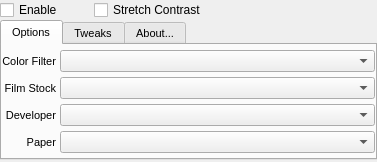
<?xml version="1.0" encoding="UTF-8"?>
<ui version="4.0">
 <class>GelatinForm_bis</class>
 <widget class="SettingsWidget" name="GelatinForm_bis">
  <property name="geometry">
   <rect>
    <x>0</x>
    <y>0</y>
    <width>377</width>
    <height>162</height>
   </rect>
  </property>
  <property name="sizePolicy">
   <sizepolicy hsizetype="Preferred" vsizetype="Preferred">
    <horstretch>0</horstretch>
    <verstretch>0</verstretch>
   </sizepolicy>
  </property>
  <property name="windowTitle">
   <string notr="true">Gelatin</string>
  </property>
  <property name="BIBBLE_PLUGIN_NAME" stdset="0">
   <string notr="true">Gelatin</string>
  </property>
  <property name="BIBBLE_PLUGIN_GROUP" stdset="0">
   <string notr="true">Gelatin</string>
  </property>
  <layout class="QVBoxLayout" name="verticalLayout">
   <property name="spacing">
    <number>0</number>
   </property>
   <property name="margin">
    <number>0</number>
   </property>
   <item>
    <layout class="QGridLayout" name="gridLayout_4">
     <property name="horizontalSpacing">
      <number>4</number>
     </property>
     <property name="verticalSpacing">
      <number>0</number>
     </property>
     <item row="0" column="0">
      <widget class="QCheckBox" name="GelatinOn_checkbox">
       <property name="sizePolicy">
        <sizepolicy hsizetype="MinimumExpanding" vsizetype="Fixed">
         <horstretch>0</horstretch>
         <verstretch>0</verstretch>
        </sizepolicy>
       </property>
       <property name="minimumSize">
        <size>
         <width>90</width>
         <height>18</height>
        </size>
       </property>
       <property name="maximumSize">
        <size>
         <width>90</width>
         <height>18</height>
        </size>
       </property>
       <property name="toolTip">
        <string>Enable Gelatin Plugin</string>
       </property>
       <property name="styleSheet">
        <string notr="true"/>
       </property>
       <property name="text">
        <string>Enable</string>
       </property>
      </widget>
     </item>
     <item row="0" column="1">
      <widget class="QCheckBox" name="GelatinStretchContrast_checkbox">
       <property name="sizePolicy">
        <sizepolicy hsizetype="MinimumExpanding" vsizetype="Fixed">
         <horstretch>0</horstretch>
         <verstretch>0</verstretch>
        </sizepolicy>
       </property>
       <property name="text">
        <string>Stretch Contrast</string>
       </property>
      </widget>
     </item>
    </layout>
   </item>
   <item>
    <widget class="QTabWidget" name="tabWidget">
     <property name="sizePolicy">
      <sizepolicy hsizetype="Preferred" vsizetype="Preferred">
       <horstretch>0</horstretch>
       <verstretch>0</verstretch>
      </sizepolicy>
     </property>
     <property name="minimumSize">
      <size>
       <width>0</width>
       <height>0</height>
      </size>
     </property>
     <property name="maximumSize">
      <size>
       <width>16777215</width>
       <height>140</height>
      </size>
     </property>
     <property name="font">
      <font>
       <pointsize>8</pointsize>
      </font>
     </property>
     <property name="tabShape">
      <enum>QTabWidget::Rounded</enum>
     </property>
     <property name="currentIndex">
      <number>0</number>
     </property>
     <property name="elideMode">
      <enum>Qt::ElideNone</enum>
     </property>
     <property name="usesScrollButtons">
      <bool>true</bool>
     </property>
     <property name="documentMode">
      <bool>false</bool>
     </property>
     <property name="tabsClosable">
      <bool>false</bool>
     </property>
     <widget class="QWidget" name="GelatinTab">
      <attribute name="title">
       <string extracomment="Tab Title, keep the order please">Options</string>
      </attribute>
      <layout class="QGridLayout" name="gridLayout_6">
       <property name="horizontalSpacing">
        <number>4</number>
       </property>
       <property name="verticalSpacing">
        <number>0</number>
       </property>
       <property name="margin">
        <number>0</number>
       </property>
       <item row="1" column="0">
        <widget class="QLabel" name="GelatinFilmStock_lbl">
         <property name="sizePolicy">
          <sizepolicy hsizetype="Minimum" vsizetype="Minimum">
           <horstretch>0</horstretch>
           <verstretch>0</verstretch>
          </sizepolicy>
         </property>
         <property name="text">
          <string>Film Stock</string>
         </property>
         <property name="alignment">
          <set>Qt::AlignRight|Qt::AlignTrailing|Qt::AlignVCenter</set>
         </property>
        </widget>
       </item>
       <item row="0" column="0">
        <widget class="QLabel" name="GelatinColorFilter_lbl">
         <property name="sizePolicy">
          <sizepolicy hsizetype="Minimum" vsizetype="Minimum">
           <horstretch>0</horstretch>
           <verstretch>0</verstretch>
          </sizepolicy>
         </property>
         <property name="text">
          <string>Color Filter</string>
         </property>
         <property name="alignment">
          <set>Qt::AlignRight|Qt::AlignTrailing|Qt::AlignVCenter</set>
         </property>
        </widget>
       </item>
       <item row="2" column="0">
        <widget class="QLabel" name="GelatinDeveloper_lbl">
         <property name="sizePolicy">
          <sizepolicy hsizetype="Minimum" vsizetype="Minimum">
           <horstretch>0</horstretch>
           <verstretch>0</verstretch>
          </sizepolicy>
         </property>
         <property name="text">
          <string>Developer</string>
         </property>
         <property name="alignment">
          <set>Qt::AlignRight|Qt::AlignTrailing|Qt::AlignVCenter</set>
         </property>
        </widget>
       </item>
       <item row="3" column="0">
        <widget class="QLabel" name="GelatinPaper_lbl">
         <property name="sizePolicy">
          <sizepolicy hsizetype="Minimum" vsizetype="Minimum">
           <horstretch>0</horstretch>
           <verstretch>0</verstretch>
          </sizepolicy>
         </property>
         <property name="text">
          <string>Paper</string>
         </property>
         <property name="alignment">
          <set>Qt::AlignRight|Qt::AlignTrailing|Qt::AlignVCenter</set>
         </property>
        </widget>
       </item>
       <item row="3" column="1">
        <widget class="QComboBox" name="GelatinPaper_combo">
         <property name="sizePolicy">
          <sizepolicy hsizetype="MinimumExpanding" vsizetype="Fixed">
           <horstretch>0</horstretch>
           <verstretch>0</verstretch>
          </sizepolicy>
         </property>
        </widget>
       </item>
       <item row="2" column="1">
        <widget class="QComboBox" name="GelatinDeveloper_combo">
         <property name="sizePolicy">
          <sizepolicy hsizetype="MinimumExpanding" vsizetype="Fixed">
           <horstretch>0</horstretch>
           <verstretch>0</verstretch>
          </sizepolicy>
         </property>
        </widget>
       </item>
       <item row="1" column="1">
        <widget class="QComboBox" name="GelatinFilmStock_combo">
         <property name="sizePolicy">
          <sizepolicy hsizetype="MinimumExpanding" vsizetype="Fixed">
           <horstretch>0</horstretch>
           <verstretch>0</verstretch>
          </sizepolicy>
         </property>
         <property name="maxVisibleItems">
          <number>20</number>
         </property>
        </widget>
       </item>
       <item row="0" column="1">
        <widget class="QComboBox" name="GelatinColorFilter_combo">
         <property name="sizePolicy">
          <sizepolicy hsizetype="MinimumExpanding" vsizetype="Fixed">
           <horstretch>0</horstretch>
           <verstretch>0</verstretch>
          </sizepolicy>
         </property>
        </widget>
       </item>
      </layout>
     </widget>
     <widget class="QWidget" name="TweaksTab">
      <attribute name="title">
       <string>Tweaks</string>
      </attribute>
      <layout class="QVBoxLayout" name="verticalLayout_2">
       <property name="spacing">
        <number>0</number>
       </property>
       <property name="margin">
        <number>0</number>
       </property>
       <item>
        <widget class="QLabel" name="label_2">
         <property name="text">
          <string>Exposure Control:</string>
         </property>
        </widget>
       </item>
       <item>
        <layout class="QGridLayout" name="gridLayout">
         <property name="horizontalSpacing">
          <number>4</number>
         </property>
         <property name="verticalSpacing">
          <number>0</number>
         </property>
         <item row="0" column="1">
          <widget class="QSlider" name="GelatinEXPFilm_slider">
           <property name="sizePolicy">
            <sizepolicy hsizetype="Preferred" vsizetype="Preferred">
             <horstretch>1</horstretch>
             <verstretch>0</verstretch>
            </sizepolicy>
           </property>
           <property name="minimumSize">
            <size>
             <width>0</width>
             <height>0</height>
            </size>
           </property>
           <property name="maximumSize">
            <size>
             <width>32767</width>
             <height>24</height>
            </size>
           </property>
           <property name="focusPolicy">
            <enum>Qt::StrongFocus</enum>
           </property>
           <property name="minimum">
            <number>-200</number>
           </property>
           <property name="maximum">
            <number>200</number>
           </property>
           <property name="orientation">
            <enum>Qt::Horizontal</enum>
           </property>
           <property name="invertedAppearance">
            <bool>false</bool>
           </property>
           <property name="invertedControls">
            <bool>false</bool>
           </property>
           <property name="tickPosition">
            <enum>QSlider::NoTicks</enum>
           </property>
           <property name="tickInterval">
            <number>10</number>
           </property>
          </widget>
         </item>
         <item row="0" column="2">
          <widget class="QDoubleSpinBox" name="GelatinEXPFilm_edit">
           <property name="sizePolicy">
            <sizepolicy hsizetype="Preferred" vsizetype="Preferred">
             <horstretch>1</horstretch>
             <verstretch>0</verstretch>
            </sizepolicy>
           </property>
           <property name="minimumSize">
            <size>
             <width>48</width>
             <height>20</height>
            </size>
           </property>
           <property name="maximumSize">
            <size>
             <width>48</width>
             <height>20</height>
            </size>
           </property>
           <property name="cursor">
            <cursorShape>IBeamCursor</cursorShape>
           </property>
           <property name="focusPolicy">
            <enum>Qt::StrongFocus</enum>
           </property>
           <property name="acceptDrops">
            <bool>true</bool>
           </property>
           <property name="alignment">
            <set>Qt::AlignRight|Qt::AlignTrailing|Qt::AlignVCenter</set>
           </property>
           <property name="buttonSymbols">
            <enum>QAbstractSpinBox::NoButtons</enum>
           </property>
           <property name="minimum">
            <double>-2.000000000000000</double>
           </property>
           <property name="maximum">
            <double>2.000000000000000</double>
           </property>
           <property name="singleStep">
            <double>0.100000000000000</double>
           </property>
          </widget>
         </item>
         <item row="1" column="0">
          <widget class="QLabel" name="GelatinEXPPaper_label">
           <property name="text">
            <string>Paper</string>
           </property>
           <property name="alignment">
            <set>Qt::AlignRight|Qt::AlignTrailing|Qt::AlignVCenter</set>
           </property>
          </widget>
         </item>
         <item row="1" column="1">
          <widget class="QSlider" name="GelatinEXPPaper_slider">
           <property name="sizePolicy">
            <sizepolicy hsizetype="Preferred" vsizetype="Preferred">
             <horstretch>1</horstretch>
             <verstretch>0</verstretch>
            </sizepolicy>
           </property>
           <property name="minimumSize">
            <size>
             <width>0</width>
             <height>0</height>
            </size>
           </property>
           <property name="maximumSize">
            <size>
             <width>32767</width>
             <height>24</height>
            </size>
           </property>
           <property name="focusPolicy">
            <enum>Qt::StrongFocus</enum>
           </property>
           <property name="minimum">
            <number>-200</number>
           </property>
           <property name="maximum">
            <number>200</number>
           </property>
           <property name="orientation">
            <enum>Qt::Horizontal</enum>
           </property>
           <property name="invertedAppearance">
            <bool>false</bool>
           </property>
           <property name="invertedControls">
            <bool>false</bool>
           </property>
           <property name="tickPosition">
            <enum>QSlider::NoTicks</enum>
           </property>
           <property name="tickInterval">
            <number>10</number>
           </property>
          </widget>
         </item>
         <item row="1" column="2">
          <widget class="QDoubleSpinBox" name="GelatinEXPPaper_edit">
           <property name="sizePolicy">
            <sizepolicy hsizetype="Preferred" vsizetype="Preferred">
             <horstretch>1</horstretch>
             <verstretch>0</verstretch>
            </sizepolicy>
           </property>
           <property name="minimumSize">
            <size>
             <width>48</width>
             <height>20</height>
            </size>
           </property>
           <property name="maximumSize">
            <size>
             <width>48</width>
             <height>20</height>
            </size>
           </property>
           <property name="cursor">
            <cursorShape>IBeamCursor</cursorShape>
           </property>
           <property name="focusPolicy">
            <enum>Qt::StrongFocus</enum>
           </property>
           <property name="acceptDrops">
            <bool>true</bool>
           </property>
           <property name="alignment">
            <set>Qt::AlignRight|Qt::AlignTrailing|Qt::AlignVCenter</set>
           </property>
           <property name="buttonSymbols">
            <enum>QAbstractSpinBox::NoButtons</enum>
           </property>
           <property name="minimum">
            <double>-2.000000000000000</double>
           </property>
           <property name="maximum">
            <double>2.000000000000000</double>
           </property>
           <property name="singleStep">
            <double>0.100000000000000</double>
           </property>
          </widget>
         </item>
         <item row="0" column="0">
          <widget class="QLabel" name="GelatinEXPFilm_label">
           <property name="text">
            <string>Film</string>
           </property>
           <property name="alignment">
            <set>Qt::AlignRight|Qt::AlignTrailing|Qt::AlignVCenter</set>
           </property>
          </widget>
         </item>
        </layout>
       </item>
       <item>
        <widget class="QLabel" name="label_3">
         <property name="text">
          <string>Color Control:</string>
         </property>
        </widget>
       </item>
       <item>
        <layout class="QHBoxLayout" name="horizontalLayout">
         <item>
          <widget class="QCheckBox" name="GelatinColor_checkbox">
           <property name="sizePolicy">
            <sizepolicy hsizetype="MinimumExpanding" vsizetype="Fixed">
             <horstretch>0</horstretch>
             <verstretch>0</verstretch>
            </sizepolicy>
           </property>
           <property name="minimumSize">
            <size>
             <width>120</width>
             <height>18</height>
            </size>
           </property>
           <property name="maximumSize">
            <size>
             <width>120</width>
             <height>18</height>
            </size>
           </property>
           <property name="text">
            <string>Color</string>
           </property>
          </widget>
         </item>
         <item>
          <widget class="QCheckBox" name="GelatinTint_checkbox">
           <property name="enabled">
            <bool>true</bool>
           </property>
           <property name="sizePolicy">
            <sizepolicy hsizetype="MinimumExpanding" vsizetype="Fixed">
             <horstretch>0</horstretch>
             <verstretch>0</verstretch>
            </sizepolicy>
           </property>
           <property name="text">
            <string>Tint</string>
           </property>
          </widget>
         </item>
        </layout>
       </item>
       <item>
        <layout class="QGridLayout" name="gridLayout_5">
         <property name="horizontalSpacing">
          <number>4</number>
         </property>
         <property name="verticalSpacing">
          <number>0</number>
         </property>
         <item row="0" column="1">
          <widget class="QSlider" name="GelatinColorBleed_slider">
           <property name="sizePolicy">
            <sizepolicy hsizetype="Preferred" vsizetype="Preferred">
             <horstretch>1</horstretch>
             <verstretch>0</verstretch>
            </sizepolicy>
           </property>
           <property name="minimumSize">
            <size>
             <width>0</width>
             <height>0</height>
            </size>
           </property>
           <property name="maximumSize">
            <size>
             <width>32767</width>
             <height>24</height>
            </size>
           </property>
           <property name="focusPolicy">
            <enum>Qt::StrongFocus</enum>
           </property>
           <property name="minimum">
            <number>0</number>
           </property>
           <property name="maximum">
            <number>100</number>
           </property>
           <property name="orientation">
            <enum>Qt::Horizontal</enum>
           </property>
           <property name="invertedAppearance">
            <bool>false</bool>
           </property>
           <property name="invertedControls">
            <bool>false</bool>
           </property>
           <property name="tickPosition">
            <enum>QSlider::NoTicks</enum>
           </property>
           <property name="tickInterval">
            <number>10</number>
           </property>
           <property name="Groove" stdset="0">
            <string notr="true">0:H,0,20,150-0.025:H,15,25,155-0.05:H,30,30,155-0.075:H,55,35,150-0.1:H,80,40,150-0.125:H,105,45,155-0.15:H,130,50,155-0.175:H,155,55,150-0.2:H,180,60,150-0.225:H,205,65,155-0.25:H,230,70,155-0.275:H,245,75,150-0.3:H,4,80,150-0.325:H,19,85,155-0.35:H,34,90,155-0.375:H,59,95,150-0.4:H,84,100,150-0.425:H,109,105,155-0.45:H,134,110,155-0.45:H,134,110,155-0.475:H,159,115,150-0.5:H,184,120,150-0.525:H,209,125,155-0.55:H,224,130,155-0.575:H,239,135,150-0.6:H,254,140,150-0.625:H,13,145,155-0.65:H,38,150,155-0.675:H,63,155,150-0.7:H,88,160,150-0.725:H,113,165,155-0.75:H,138,170,155-0.775:H,163,175,150-0.8:H,188,180,150-0.825:H,203,185,155-0.85:H,218,190,155-0.875:H,233,195,150-0.9:H,248,200,150-0.925:H,17,205,155-0.950000000000001:H,42,210,155-0.975000000000001:H,67,215,150-1:H,92,220,150</string>
           </property>
          </widget>
         </item>
         <item row="0" column="2">
          <widget class="QSpinBox" name="GelatinColorBleed_edit">
           <property name="minimumSize">
            <size>
             <width>48</width>
             <height>20</height>
            </size>
           </property>
           <property name="maximumSize">
            <size>
             <width>48</width>
             <height>20</height>
            </size>
           </property>
           <property name="cursor">
            <cursorShape>IBeamCursor</cursorShape>
           </property>
           <property name="focusPolicy">
            <enum>Qt::StrongFocus</enum>
           </property>
           <property name="alignment">
            <set>Qt::AlignRight|Qt::AlignTrailing|Qt::AlignVCenter</set>
           </property>
           <property name="buttonSymbols">
            <enum>QAbstractSpinBox::NoButtons</enum>
           </property>
           <property name="maximum">
            <number>100</number>
           </property>
          </widget>
         </item>
         <item row="0" column="0">
          <widget class="QLabel" name="GelatinColorBleed_label">
           <property name="text">
            <string>Bleed Through</string>
           </property>
           <property name="alignment">
            <set>Qt::AlignRight|Qt::AlignTrailing|Qt::AlignVCenter</set>
           </property>
          </widget>
         </item>
        </layout>
       </item>
      </layout>
     </widget>
     <widget class="QWidget" name="AboutTab">
      <attribute name="title">
       <string>About...</string>
      </attribute>
      <layout class="QGridLayout" name="gridLayout_3">
       <property name="margin">
        <number>2</number>
       </property>
       <property name="spacing">
        <number>4</number>
       </property>
       <item row="1" column="0">
        <widget class="QTextBrowser" name="textBrowser">
         <property name="maximumSize">
          <size>
           <width>16777215</width>
           <height>180</height>
          </size>
         </property>
         <property name="html">
          <string notr="true">&lt;!DOCTYPE HTML PUBLIC &quot;-//W3C//DTD HTML 4.0//EN&quot; &quot;http://www.w3.org/TR/REC-html40/strict.dtd&quot;&gt;
&lt;html&gt;&lt;head&gt;&lt;meta name=&quot;qrichtext&quot; content=&quot;1&quot; /&gt;&lt;style type=&quot;text/css&quot;&gt;
p, li { white-space: pre-wrap; }
&lt;/style&gt;&lt;/head&gt;&lt;body style=&quot; font-family:'Sans Serif'; font-size:8pt; font-weight:400; font-style:normal;&quot;&gt;
&lt;p style=&quot; margin-top:0px; margin-bottom:0px; margin-left:0px; margin-right:0px; -qt-block-indent:0; text-indent:0px;&quot;&gt;&lt;span style=&quot; font-family:'Sans';&quot;&gt;(C) 2011-2012 Spoilerhead&lt;/span&gt;&lt;/p&gt;
&lt;p style=&quot; margin-top:0px; margin-bottom:0px; margin-left:0px; margin-right:0px; -qt-block-indent:0; text-indent:0px;&quot;&gt;&lt;span style=&quot; font-family:'Sans';&quot;&gt;This plugin comes without waranty, the author is not responsible for damage or harm done in any way.&lt;/span&gt;&lt;/p&gt;
&lt;p style=&quot; margin-top:0px; margin-bottom:0px; margin-left:0px; margin-right:0px; -qt-block-indent:0; text-indent:0px;&quot;&gt;&lt;span style=&quot; font-family:'Sans';&quot;&gt;Use at your own risk!&lt;/span&gt;&lt;/p&gt;
&lt;p style=&quot;-qt-paragraph-type:empty; margin-top:0px; margin-bottom:0px; margin-left:0px; margin-right:0px; -qt-block-indent:0; text-indent:0px; font-family:'Sans';&quot;&gt;&lt;/p&gt;
&lt;p style=&quot; margin-top:0px; margin-bottom:0px; margin-left:0px; margin-right:0px; -qt-block-indent:0; text-indent:0px;&quot;&gt;&lt;span style=&quot; font-family:'Sans';&quot;&gt;This plugin is free, but i would appreciate it if you'd give me some support by &lt;/span&gt;&lt;a href=&quot;http://web.student.tuwien.ac.at/~e0326004/bibble/&quot;&gt;&lt;span style=&quot; font-family:'Sans'; text-decoration: underline; color:#0000ff;&quot;&gt;giving me a little donation, so i can buy myself beer, pizza and most important: coffee&lt;/span&gt;&lt;/a&gt;&lt;/p&gt;
&lt;p style=&quot; margin-top:0px; margin-bottom:0px; margin-left:0px; margin-right:0px; -qt-block-indent:0; text-indent:0px;&quot;&gt;&lt;span style=&quot; font-family:'Sans';&quot;&gt;This Plugin is currently not open source.&lt;/span&gt;&lt;/p&gt;
&lt;p style=&quot;-qt-paragraph-type:empty; margin-top:0px; margin-bottom:0px; margin-left:0px; margin-right:0px; -qt-block-indent:0; text-indent:0px; font-family:'Sans';&quot;&gt;&lt;/p&gt;
&lt;p style=&quot; margin-top:0px; margin-bottom:0px; margin-left:0px; margin-right:0px; -qt-block-indent:0; text-indent:0px;&quot;&gt;&lt;span style=&quot; font-family:'Sans';&quot;&gt;Names and trademarks re used only for identification purposes. all rights remain with their owner. This plugin is an homage to classical film stock. Please support the companies that still produce film stock and allow us to create stunning pictures without even turning on our computers.&lt;/span&gt;&lt;/p&gt;
&lt;p style=&quot;-qt-paragraph-type:empty; margin-top:0px; margin-bottom:0px; margin-left:0px; margin-right:0px; -qt-block-indent:0; text-indent:0px; font-family:'Sans';&quot;&gt;&lt;/p&gt;
&lt;p style=&quot;-qt-paragraph-type:empty; margin-top:0px; margin-bottom:0px; margin-left:0px; margin-right:0px; -qt-block-indent:0; text-indent:0px; font-family:'Sans'; text-decoration: underline; color:#0000ff;&quot;&gt;&lt;/p&gt;&lt;/body&gt;&lt;/html&gt;</string>
         </property>
         <property name="openExternalLinks">
          <bool>true</bool>
         </property>
        </widget>
       </item>
       <item row="0" column="0">
        <widget class="QLabel" name="label">
         <property name="font">
          <font>
           <weight>75</weight>
           <bold>true</bold>
          </font>
         </property>
         <property name="text">
          <string notr="true" extracomment="version info">Gelatin - T30 by Spoilerhead</string>
         </property>
        </widget>
       </item>
      </layout>
     </widget>
    </widget>
   </item>
  </layout>
 </widget>
 <customwidgets>
  <customwidget>
   <class>SettingsWidget</class>
   <extends>QWidget</extends>
   <header>SettingsWidget.h</header>
   <container>1</container>
   <slots>
    <slot>setOption(int)</slot>
    <slot>setOption(QString)</slot>
    <slot>setOption(bool)</slot>
   </slots>
  </customwidget>
 </customwidgets>
 <tabstops>
  <tabstop>tabWidget</tabstop>
  <tabstop>textBrowser</tabstop>
 </tabstops>
 <resources/>
 <connections>
  <connection>
   <sender>GelatinOn_checkbox</sender>
   <signal>toggled(bool)</signal>
   <receiver>GelatinForm_bis</receiver>
   <slot>setOption(bool)</slot>
   <hints>
    <hint type="sourcelabel">
     <x>68</x>
     <y>10</y>
    </hint>
    <hint type="destinationlabel">
     <x>174</x>
     <y>43</y>
    </hint>
   </hints>
  </connection>
  <connection>
   <sender>GelatinColor_checkbox</sender>
   <signal>toggled(bool)</signal>
   <receiver>GelatinForm_bis</receiver>
   <slot>setOption(bool)</slot>
   <hints>
    <hint type="sourcelabel">
     <x>265</x>
     <y>10</y>
    </hint>
    <hint type="destinationlabel">
     <x>174</x>
     <y>43</y>
    </hint>
   </hints>
  </connection>
  <connection>
   <sender>GelatinTint_checkbox</sender>
   <signal>toggled(bool)</signal>
   <receiver>GelatinForm_bis</receiver>
   <slot>setOption(bool)</slot>
   <hints>
    <hint type="sourcelabel">
     <x>279</x>
     <y>11</y>
    </hint>
    <hint type="destinationlabel">
     <x>174</x>
     <y>88</y>
    </hint>
   </hints>
  </connection>
  <connection>
   <sender>GelatinPaper_combo</sender>
   <signal>currentIndexChanged(QString)</signal>
   <receiver>GelatinForm_bis</receiver>
   <slot>setOption(QString)</slot>
   <hints>
    <hint type="sourcelabel">
     <x>260</x>
     <y>159</y>
    </hint>
    <hint type="destinationlabel">
     <x>174</x>
     <y>100</y>
    </hint>
   </hints>
  </connection>
  <connection>
   <sender>GelatinPaper_combo</sender>
   <signal>highlighted(QString)</signal>
   <receiver>GelatinForm_bis</receiver>
   <slot>setOption(QString)</slot>
   <hints>
    <hint type="sourcelabel">
     <x>260</x>
     <y>159</y>
    </hint>
    <hint type="destinationlabel">
     <x>174</x>
     <y>100</y>
    </hint>
   </hints>
  </connection>
  <connection>
   <sender>GelatinDeveloper_combo</sender>
   <signal>currentIndexChanged(QString)</signal>
   <receiver>GelatinForm_bis</receiver>
   <slot>setOption(QString)</slot>
   <hints>
    <hint type="sourcelabel">
     <x>260</x>
     <y>129</y>
    </hint>
    <hint type="destinationlabel">
     <x>174</x>
     <y>100</y>
    </hint>
   </hints>
  </connection>
  <connection>
   <sender>GelatinDeveloper_combo</sender>
   <signal>highlighted(QString)</signal>
   <receiver>GelatinForm_bis</receiver>
   <slot>setOption(QString)</slot>
   <hints>
    <hint type="sourcelabel">
     <x>260</x>
     <y>129</y>
    </hint>
    <hint type="destinationlabel">
     <x>174</x>
     <y>100</y>
    </hint>
   </hints>
  </connection>
  <connection>
   <sender>GelatinColorFilter_combo</sender>
   <signal>currentIndexChanged(QString)</signal>
   <receiver>GelatinForm_bis</receiver>
   <slot>setOption(QString)</slot>
   <hints>
    <hint type="sourcelabel">
     <x>260</x>
     <y>69</y>
    </hint>
    <hint type="destinationlabel">
     <x>174</x>
     <y>100</y>
    </hint>
   </hints>
  </connection>
  <connection>
   <sender>GelatinColorFilter_combo</sender>
   <signal>highlighted(QString)</signal>
   <receiver>GelatinForm_bis</receiver>
   <slot>setOption(QString)</slot>
   <hints>
    <hint type="sourcelabel">
     <x>260</x>
     <y>69</y>
    </hint>
    <hint type="destinationlabel">
     <x>174</x>
     <y>100</y>
    </hint>
   </hints>
  </connection>
  <connection>
   <sender>GelatinStretchContrast_checkbox</sender>
   <signal>toggled(bool)</signal>
   <receiver>GelatinForm_bis</receiver>
   <slot>setOption(bool)</slot>
   <hints>
    <hint type="sourcelabel">
     <x>174</x>
     <y>116</y>
    </hint>
    <hint type="destinationlabel">
     <x>174</x>
     <y>100</y>
    </hint>
   </hints>
  </connection>
  <connection>
   <sender>GelatinEXPFilm_edit</sender>
   <signal>valueChanged(QString)</signal>
   <receiver>GelatinForm_bis</receiver>
   <slot>setOption(QString)</slot>
   <hints>
    <hint type="sourcelabel">
     <x>349</x>
     <y>95</y>
    </hint>
    <hint type="destinationlabel">
     <x>188</x>
     <y>101</y>
    </hint>
   </hints>
  </connection>
  <connection>
   <sender>GelatinEXPPaper_edit</sender>
   <signal>valueChanged(QString)</signal>
   <receiver>GelatinForm_bis</receiver>
   <slot>setOption(QString)</slot>
   <hints>
    <hint type="sourcelabel">
     <x>349</x>
     <y>135</y>
    </hint>
    <hint type="destinationlabel">
     <x>188</x>
     <y>101</y>
    </hint>
   </hints>
  </connection>
  <connection>
   <sender>GelatinEXPFilm_slider</sender>
   <signal>valueChanged(int)</signal>
   <receiver>GelatinForm_bis</receiver>
   <slot>setOption(int)</slot>
   <hints>
    <hint type="sourcelabel">
     <x>179</x>
     <y>95</y>
    </hint>
    <hint type="destinationlabel">
     <x>188</x>
     <y>101</y>
    </hint>
   </hints>
  </connection>
  <connection>
   <sender>GelatinEXPPaper_slider</sender>
   <signal>valueChanged(int)</signal>
   <receiver>GelatinForm_bis</receiver>
   <slot>setOption(int)</slot>
   <hints>
    <hint type="sourcelabel">
     <x>179</x>
     <y>135</y>
    </hint>
    <hint type="destinationlabel">
     <x>188</x>
     <y>101</y>
    </hint>
   </hints>
  </connection>
  <connection>
   <sender>GelatinColorBleed_edit</sender>
   <signal>valueChanged(int)</signal>
   <receiver>GelatinForm_bis</receiver>
   <slot>setOption(int)</slot>
   <hints>
    <hint type="sourcelabel">
     <x>340</x>
     <y>167</y>
    </hint>
    <hint type="destinationlabel">
     <x>188</x>
     <y>105</y>
    </hint>
   </hints>
  </connection>
  <connection>
   <sender>GelatinColorBleed_slider</sender>
   <signal>valueChanged(int)</signal>
   <receiver>GelatinForm_bis</receiver>
   <slot>setOption(int)</slot>
   <hints>
    <hint type="sourcelabel">
     <x>200</x>
     <y>167</y>
    </hint>
    <hint type="destinationlabel">
     <x>188</x>
     <y>105</y>
    </hint>
   </hints>
  </connection>
  <connection>
   <sender>GelatinFilmStock_combo</sender>
   <signal>currentIndexChanged(QString)</signal>
   <receiver>GelatinForm_bis</receiver>
   <slot>setOption(QString)</slot>
   <hints>
    <hint type="sourcelabel">
     <x>218</x>
     <y>108</y>
    </hint>
    <hint type="destinationlabel">
     <x>188</x>
     <y>97</y>
    </hint>
   </hints>
  </connection>
  <connection>
   <sender>GelatinFilmStock_combo</sender>
   <signal>highlighted(QString)</signal>
   <receiver>GelatinForm_bis</receiver>
   <slot>setOption(QString)</slot>
   <hints>
    <hint type="sourcelabel">
     <x>218</x>
     <y>108</y>
    </hint>
    <hint type="destinationlabel">
     <x>188</x>
     <y>97</y>
    </hint>
   </hints>
  </connection>
 </connections>
</ui>
